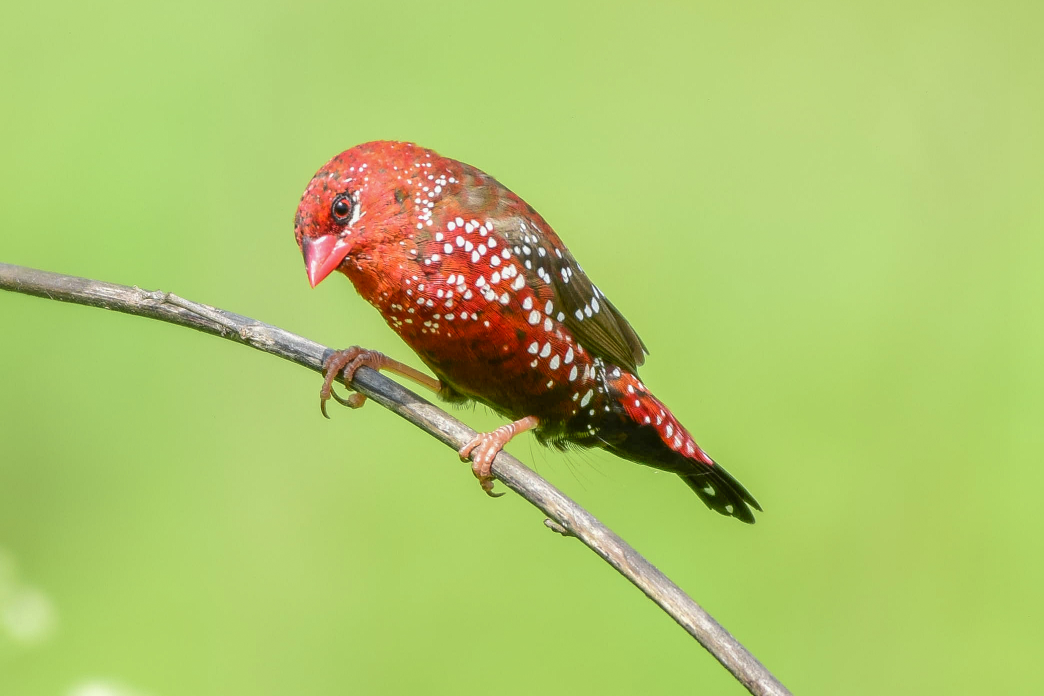
#> input picture images/red_avadavat.jpg, 2088 x 1391 px, found by its file name (shown at 1/2 size)
$ jupyter execute week3.ipynb
#> lines starting #> are read from the running program, lines starting #| are printed output that depends on the picture
# Python implementaion of SVD(Singular Value Decomposition) and low-rank matrix Approximations

### Singular Value Decompostion(SVD)
SVD can be considered as one of the most popular and widely used matrix decomposition methods.Many matrices used in  to Data Science and machine learning don't have the  property of symmetricity , so there we use the concept of Singular Value Decomposition.

- The Singular Value Decomposition (SVD) of a matrix $A$ with dimensions $m \times n$ can be represented as:

$$ A = U \Sigma V^T $$

where $U$ is an $m \times m$  matrix, $\Sigma$ is an $m \times n$ diagonal matrix with non-negative real numbers on the diagonal (known as the singular values of $A$), and $V$ is an $n \times n$  matrix.

- The SVD of a matrix of any shape is possible , unlike Eigendecompositon and Spectral decompostion which are applicable only to square matrices.
- SVD can expose useful properties of original matrix , we can think of SVD of a matrix as a series of transformations where $V^T$ is a rotation
  matrix $\Sigma$ is a scaling matrix and U is again a rotation matrix, so essentially  we can Decompose any linear transformation into simple linear transformations namely of
  scalings and rotations.
- here's an illustration of singular value decomposition of a real $2\times2$ matrix

###  Low Rank Matrix Approximations

- **Rank** : let $A \in \mathbb{R}^{m \times n}$,Then the rank of matrix A is defined as the number of Linerly Independent rows(or columns) of the matrix or we can define it as the no of dimensions in the output of a linear Transformation.
- We would like to perform low rank approximation of matrices for Data Compression ;Large matrices with high dimensions can take up a lot of storage space, and performing operations on them can be computationally expensive. By approximating a matrix with a lower rank, we can reduce its storage requirements and computation time while preserving its essential features.
- Let $A \in \mathbb{R}^{m \times n}$(often large), having $\operatorname{rank}(A) \leq \min\{m, n\}$, the low rank approximation of A is to find another matrix $A_k$ $\in \mathbb{R}^{m \times n}$ which is having rank (k $\leq$ $\operatorname{rank}(A)$) and approximate A.

- We can use the SVD of $A$ to compute $A_k$ as follows:

\begin{equation}
A = U\Sigma V^T
\end{equation}

The low rank approximation of $A$ can be obtained by keeping only the first $k$ singular values and setting the rest to zero, as follows:

\begin{equation}
A_k = U \Sigma_k V^T
\end{equation}

 where $\Sigma_k$ is the diagonal matrix obtained from $\Sigma$ by setting its entries corresponding to the $k+1$ to $\min(m,n)$ singular values to zero.so keep only 'k' non-zero diagonal entires

[cell 1]
# importing utilities
import pandas as pd
import numpy as np

[cell 2]
np.set_printoptions(precision=4  , suppress=  True)

[cell 3]
# a is a 3*4(wide) matrix and we will see the singular decomposition of this matrix
a = np.array([[1, 2, 3, 4], [1 ,1 , 2, 3] , [0,  1 , 1 ,0]])
print(a)

[cell 4]
# factorizing a as a product of u , s and vtranspose.
u  , s , vh  = np.linalg.svd(a , full_matrices= True)  # vh matrix is the transposed v matrix
u.shape , s.shape , vh.shape
# s is an array contatining singular values of a.
u.dot(u.T) # <-- u is an orthogonal matrix hence this results in an identity matrix, same can be verified for vh
# vh.dot(vh.T)

constructing the sigma matrix

[cell 5]
sd = np.diag(s) # <= create  3*3 diagonal matrix with the diagonal entries as singular values of a
b = np.zeros((3, 4))
b[:, :-1]= sd #assigning first 3 columns of b to be that of sd
# now b is the required sigma matrix

reconstructing back the A matrix

[cell 6]
np.dot(u , np.dot(b , vh))

rank-2 appoximation of a (we take only the first 2 singular values of a)

[cell 7]
s2 = s[:2] #-<-- array containing only 2 singualr values of a

[cell 8]
# constructing the sigma matrix with 2 singular values
i =np.diag(s2)
sigma_2  = np.zeros((3,4))
sigma_2[:2,:2] = i # sigma_2 is the required matrix
sigma_2

[cell 9]
A_rank2  = np.dot(u.dot(sigma_2) , vh)
print(A_rank2) # rank 2 approximation of a
print(a)
# A_rank2 is the 'best' rank-2 approximation of a.
# we can compare elements wise..

Another example for a 'tall' matrix $m \geq n$

[cell 10]
a = np.array([[1 ,2 ,3, 4] , [1 ,1 ,2 ,3],[0, 1, 1, 0], [0 ,2 ,2 ,0], [0, 5, 5, 0]])
a

[cell 11]
u ,s , vh = np.linalg.svd(a)
print(u) # <-- u is a 5 * 5 orthogonal matrix
print(s) # <-- s is a one dimensional array giving singular values of the 5*4 matrix a
# note the last singular value is zero indicating that rank of this matrix is  3.
print(vh) # <-- vh is the 4*4 orthogonal matrix

constructing the sigma matrix

[cell 12]
sd = np.diag(s) # <= create  3*3 diagonal matrix with the diagonal entries as singular values of a
b = np.zeros((5,4))
b[:-2 , :-1] = sd[:-1 , : -1]
b # b is the required sigma matrix

#### reconstructing back the a matrix

[cell 13]
np.dot(u , np.dot(b,  vh))

rank-2 approximation of a  taking only first 2 singular values

[cell 14]
s2 = s[:2] #-<-- array containing only 2 singualr values of a

[cell 15]
# constructing the sigma matrix with only 2 singular values
s = np.diag(s2)

[cell 16]
# constructing the sigma matrix with 2 singular values
i =np.diag(s2)
sigma_2  = np.zeros((5 , 4))
sigma_2[:2,:2] = i # sigma_2 is the required matrix
sigma_2

[cell 17]
A_rank2  = np.dot(u.dot(sigma_2) , vh)
print(A_rank2) # rank 2 approximation of a
print(a)
# A_rank2 is the 'best' rank-2 approximation of a.
# we can compare elements wise..

LOW RANK MATRIX APPROXIMATION (IMAGE EXAMPLE)

[cell 18]
# importing utilities and displaying the image
from PIL import Image
from skimage import io,color
image = io.imread(r"C:\Users\Joshi Mayuresh\Desktop\Essential mathematics for machine learning NPTEL\images\red_avadavat.jpg")
#> image is the input picture: shape (1391, 2088, 3); mean R, G, B 173.5, 197, 106
# image is a color image, a color image has 3 color channels namely red , green and blue.
# so in order to make it a 2 dimensional array (matrix) we will covert it into a gray image.
gray_image_matrix = color.rgb2gray(image)
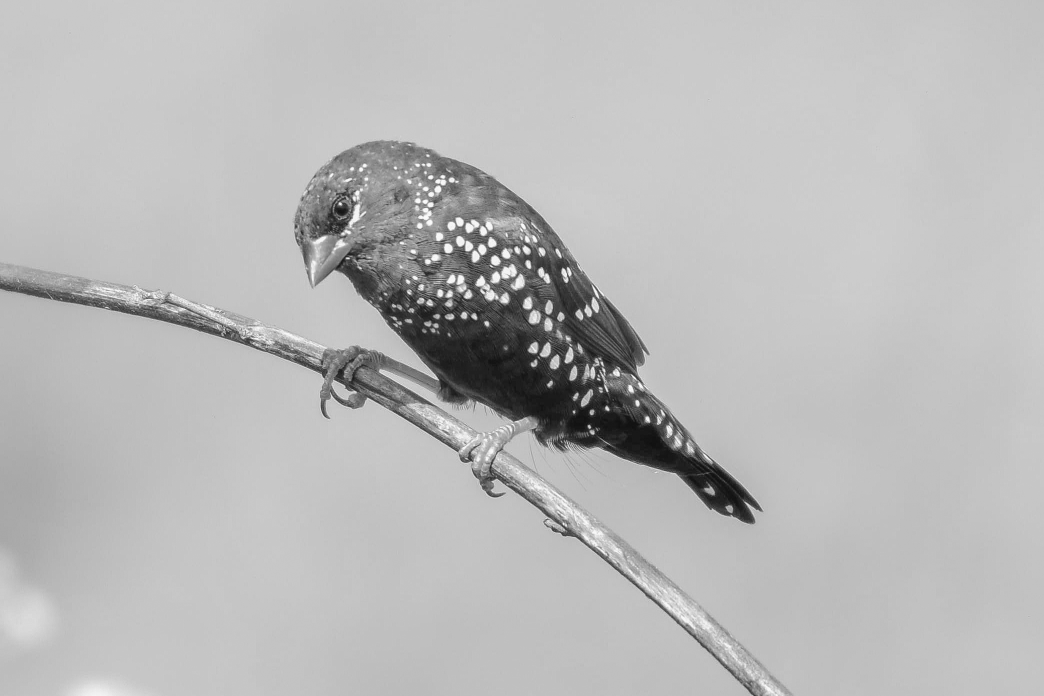
#> gray_image_matrix: shape (1391, 2088) float64 (shown at 1/2 size); min 0.0548, max 1, mean 0.727
import matplotlib.pyplot as plt
print(gray_image_matrix.shape) # shape of the matrix
#| (1391, 2088)
plt.imshow(image)
plt.show()

[cell 19]
# scaling before svd (standardization)
gray_image_matrix_scaled = (gray_image_matrix - gray_image_matrix.mean()) / gray_image_matrix.std()

[cell 20]
# the gray scaled image
plt.imshow(gray_image_matrix_scaled, cmap= 'gray')

[cell 21]
#perform SVD using np.linalg.svd
U , s_array , Vh = np.linalg.svd(gray_image_matrix_scaled)
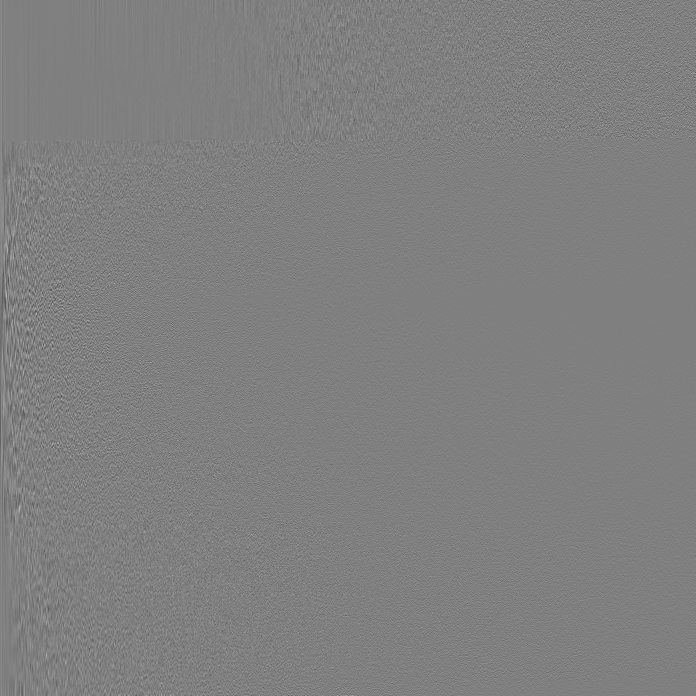
#> U: shape (1391, 1391) float64 (shown at 1/2 size); min -0.247, max 0.246, mean -1.35e-06; drawn with min black and max white
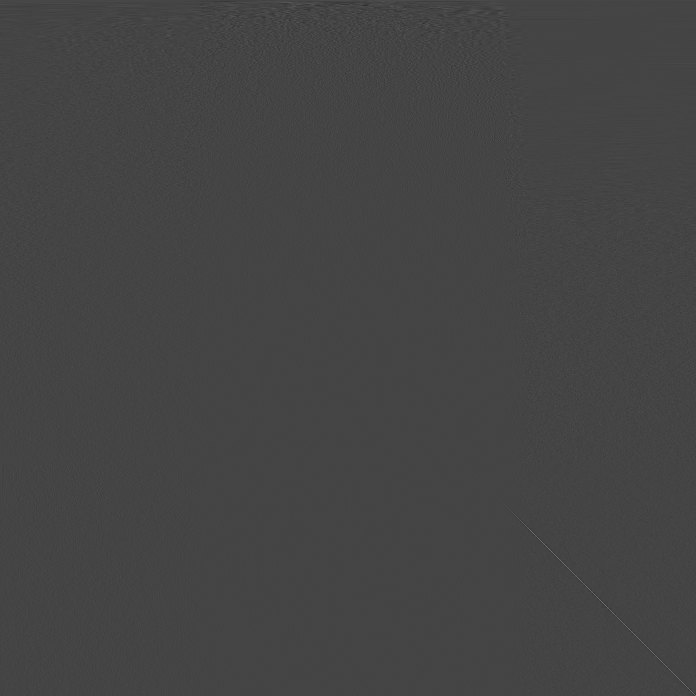
#> Vh: shape (2088, 2088) float64 (shown at 1/3 size); min -0.253, max 0.684, mean 1.65e-05; drawn with min black and max white
#> s_array = 1391 values, max 1152.5 at index 0, min 0.131 at index 1390, mean 10.78

[cell 22]
s_array
#> Out has the same summary as s_array

[cell 23]
# computing variance explained by each singular vector
var_explained = np.round(s_array**2/np.sum(s_array**2), decimals =3)
#> var_explained = 1391 values, max 0.457 at index 0, min 0 at index 72, mean 0.000699

[cell 24]
#plotting the first 10 singluar vectors and variance explained by those singular vectors
import seaborn as sns
ax = sns.barplot(x= list(range(1 ,11)),
            y = var_explained[0:10], color = 'dodgerblue')
plt.xlabel("Singular Vector" , fontsize = 16)
plt.ylabel("Variance Explained" , fontsize = 15)
for i in ax.containers:
    ax.bar_label(i,)
#> this loop made 1 pass
# we can see that the first singular vector is capturing   45 % of the variance
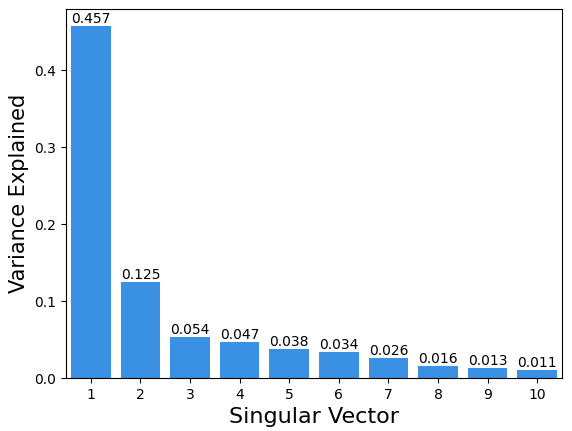
#> figure drawn by matplotlib, 1 panel; tallest bar 0.457 high, from x = -0.4 to 0.4

so ,  instead of using all singular values we can take only first 10 - 15 singular values and reconstruct our image using only those , then we can save a lot of memory and storage to save this image , essentially  we will have a compressed version of this image.

[cell 25]
np.sum(s_array == np.zeros((1 , 1391))) # to check whether s_array has 0 singular values
#> Out = 0
#  we can see that none of the singular values are zero indicating that the image matrix is full rank

[cell 26]
#using low-rank matrix approximation, to construct a rank k approximation of gray_image_matrix_scaled, which
#is having rank 1391(since s_array has no non zero entry)#

[cell 27]
s_array == np.zeros((1 , 1391)) # to check whether s_array has 0 singular values
s1 = np.diag(s_array)
s2 = np.zeros(((1391, 2088)))
s2[: , :1391] = s1 #s2 is the required sigma matrix

[cell 28]
k  = 5
reconst_img_k = U[: , :k].dot(np.dot(s2[:k , :k] , Vh[:k ,:])) #k rank approximation of gray_image_matrix_scaled
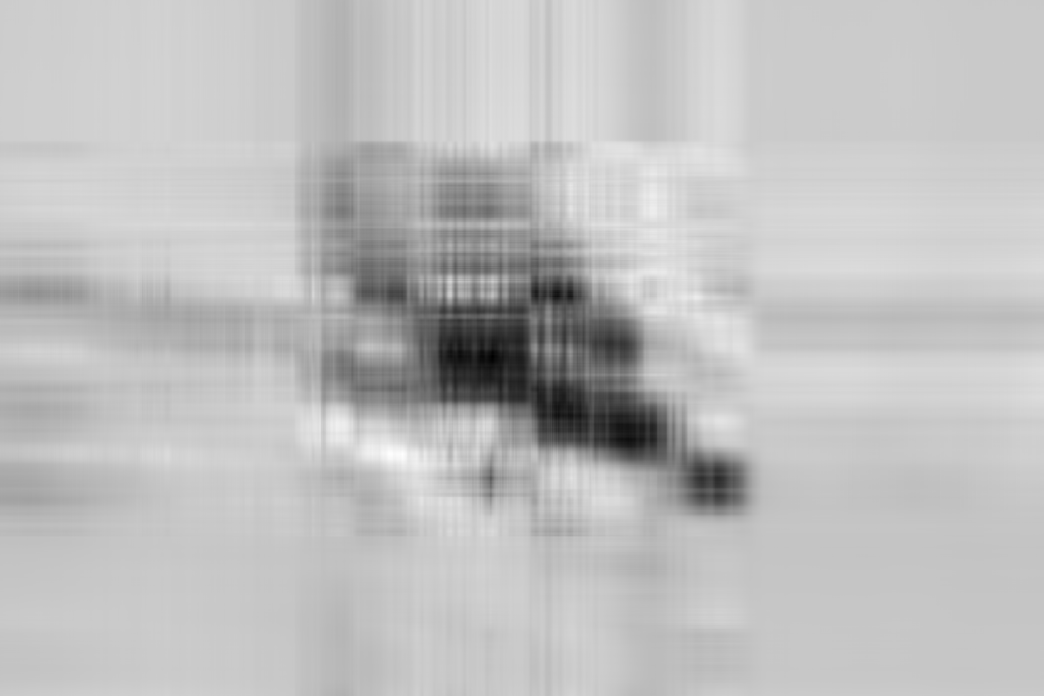
#> reconst_img_k: shape (1391, 2088) float64 (shown at 1/2 size); min -5.14, max 1.68, mean -0.0348; drawn with min black and max white

[cell 29]
# rank-5 approximation of the image
io.imshow(reconst_img_k )

[cell 30]
# error
io.imshow(gray_image_matrix_scaled  - reconst_img_k )
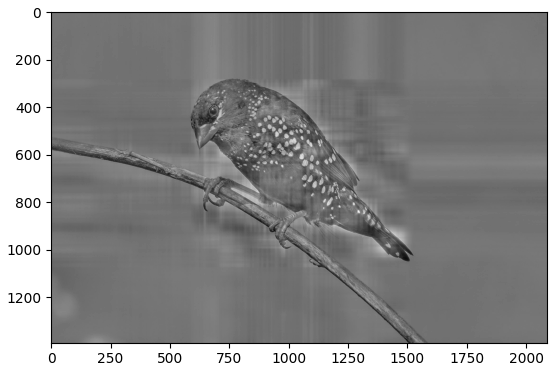
#> figure drawn by matplotlib, 1 panel
